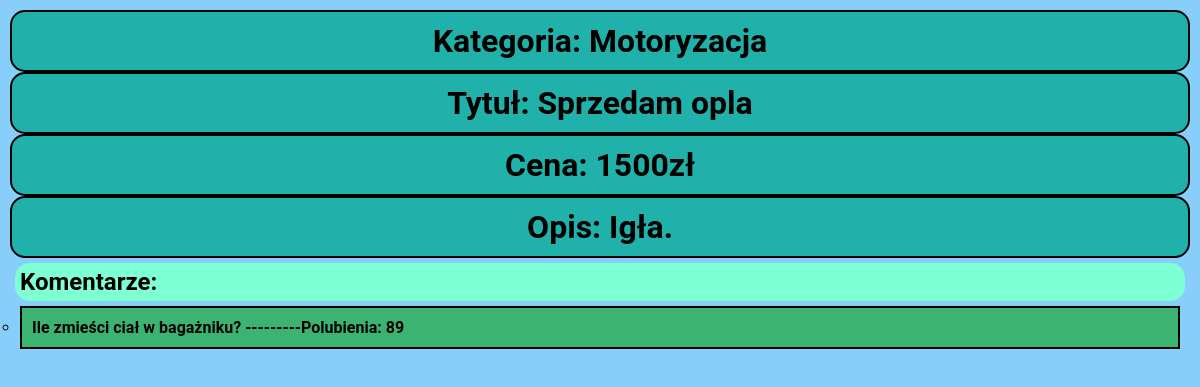
Screenshot of /tablica_ogloszen/5/ with the database file from the repository.
### tablica_ogloszen/models.py (models this page shows, shortened)
class Announcement(models.Model):
    name = models.CharField(max_length=200)
    price = models.IntegerField(default=0)
    description = models.CharField(max_length=200)
    categories = models.ForeignKey(Categories, on_delete=models.CASCADE, null=True)

class Categories(models.Model):
    class Meta:
       verbose_name = 'Categories'
       verbose_name_plural = 'Categories'
    name = models.CharField(max_length=200)
    def __str__(self):
        return self.name

class Comments(models.Model):
    class Meta:
       verbose_name = 'Comment'
       verbose_name_plural = 'Comments'
    name = models.CharField(max_length=200)
    likes = models.IntegerField(default=0)
    announcement = models.ForeignKey(Announcement, on_delete=models.CASCADE, null=True)

### tablica_ogloszen/views.py (the view)
# urls.py: path('<int:question_id>/', views.question_detail, name='question_detail'),
def question_detail(request, question_id):
   question = get_object_or_404(Announcement, pk=question_id)
   return render(request, 'tablica_ogloszen/question_detail.html', {'announcement': question})

### tablica_ogloszen/templates/tablica_ogloszen/question_detail.html
{% load static %}
<link rel="stylesheet" href="{% static 'tablica_ogloszen/lol.css' %}">
<h1>Kategoria: {{ announcement.categories }}</h1>
<h1>Tytuł: {{ announcement.name }}</h1>
<h1>Cena: {{ announcement.price }}zł</h1>
<h1>Opis: {{ announcement.description }}</h1>
<ul>
    <h2>Komentarze: </h2>
{% for comments in announcement.comments_set.all %}
    <ul>
       <li>{{ comments.name    }} ---------Polubienia:   {{ comments.likes }}</li>
    </ul>
{% endfor %}
</ul>

### tablica_ogloszen/static/tablica_ogloszen/lol.css (style rules this page uses)
* { margin: 0; padding: 5px; box-sizing: border-box; background-color: lightskyblue; font-family: "Roboto", "Lucida Grande", "DejaVu Sans", "Bitstream Vera Sans", Verdana, Arial, sans-serif; font-weight: bold; }
table, h1,h2,h3 { border-radius: 15px; width: 100%; background-color: aquamarine; }
td, th, h1,h3 { border: 2px solid black; text-align: center; padding: 10px; }
.cat, .name, .price, .description, h1 { background-color: lightseagreen; }
th, li, h3 { background-color: mediumseagreen; }
li { border: 2px solid black; text-align: left; padding: 10px; }

### rows the page displays
Announcement: categories "Motoryzacja", name "Sprzedam opla", price "1500", description "Igła."
Comments: name "Ile zmieści ciał w bagażniku?", likes "89"
